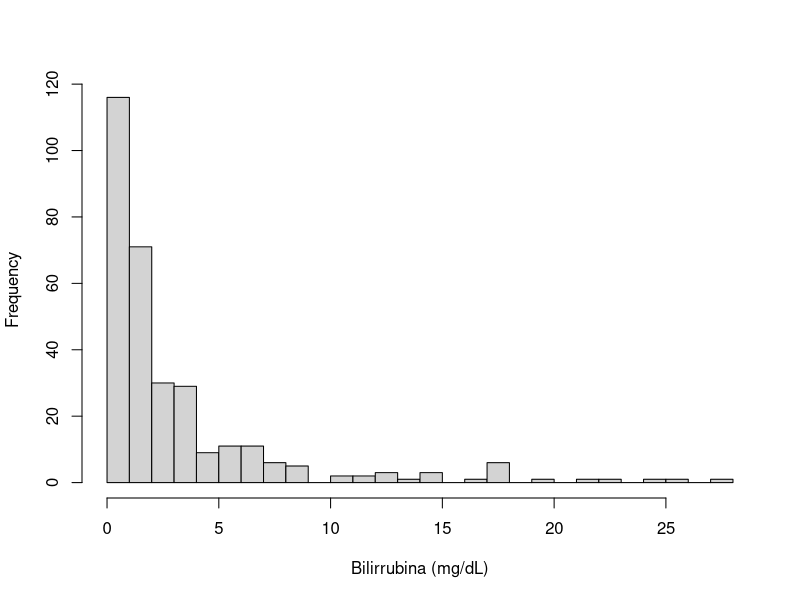

Reproduce this figure in R.
## ---- chunk 1
#| echo: true
library(survival)
d <- pbc[!is.na(pbc$trt), ]   # los 312 pacientes del ensayo (trt: 1 = D-penicilamina, 2 = placebo)

round(c(media = mean(d$bili), DE = sd(d$bili), mediana = median(d$bili),
        quantile(d$bili, c(0.25, 0.75))), 2)

mean(d$bili < mean(d$bili))   # proporción por debajo de la media

hist(d$bili, breaks = 30, main = "", xlab = "Bilirrubina (mg/dL)")

# Dos pruebas, dos preguntas distintas
t.test(bili ~ trt, data = d)$p.value
wilcox.test(bili ~ trt, data = d, exact = FALSE)$p.value
